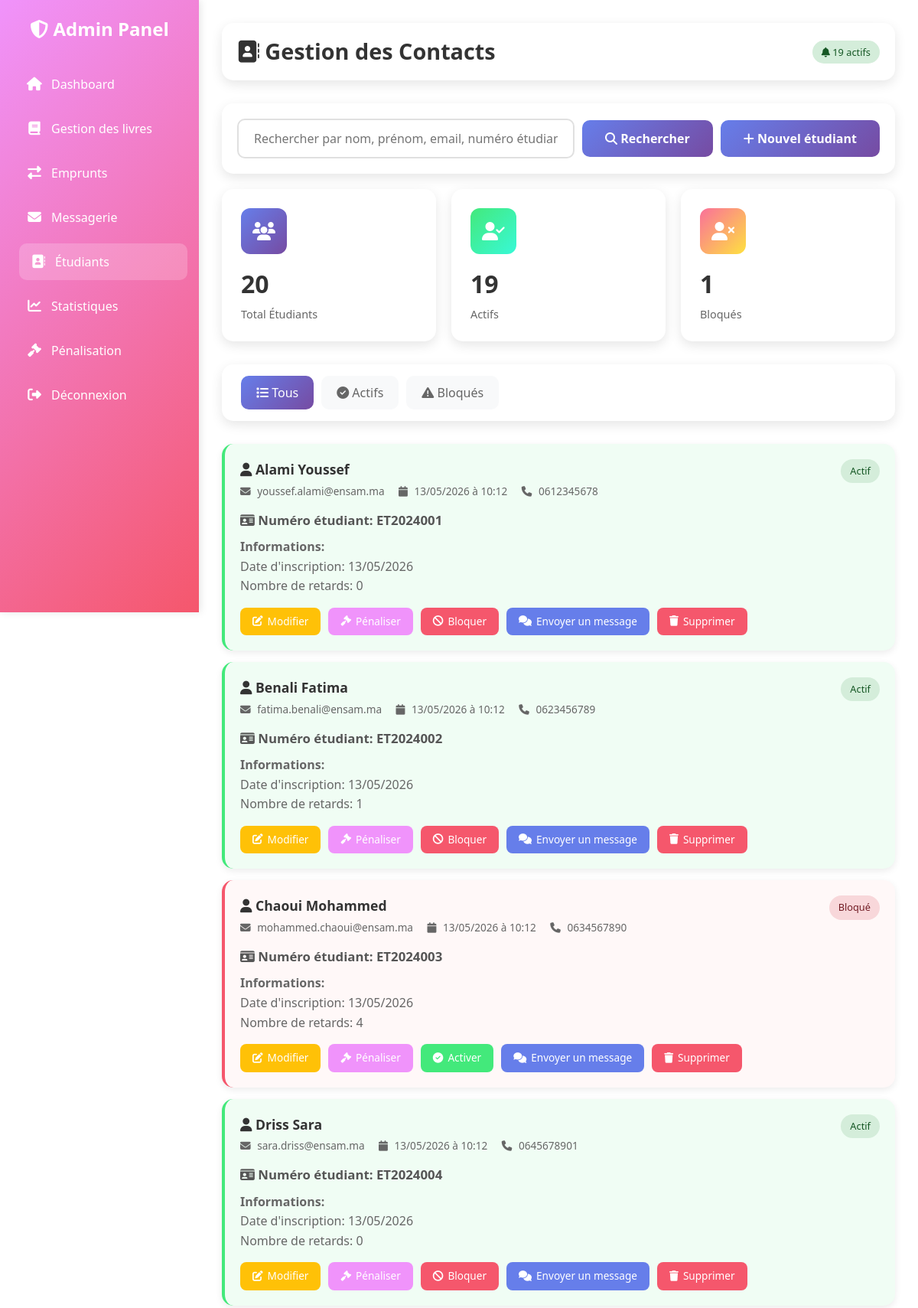
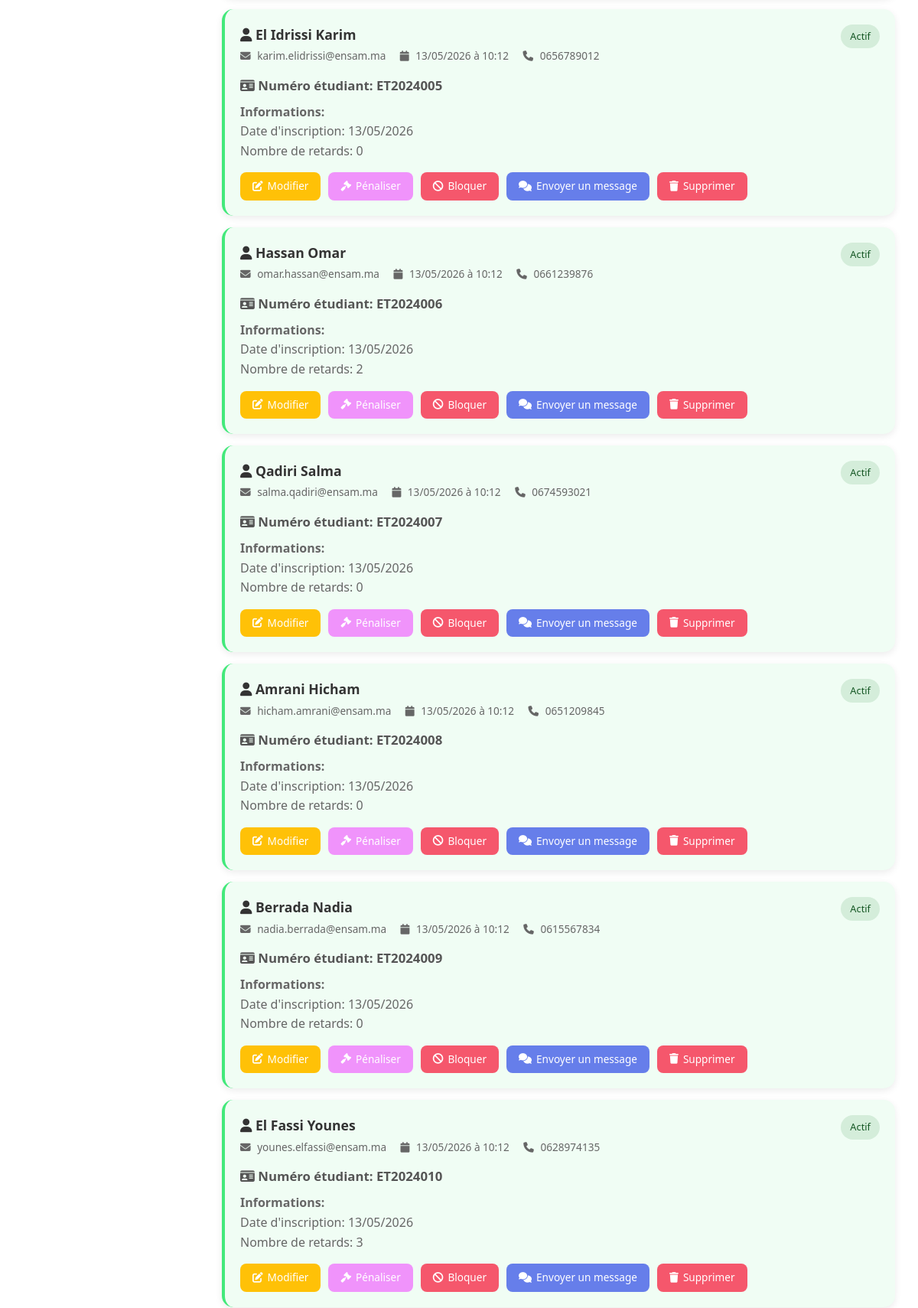
Page /views/admin/contact.php (signed in, upper part) on the committed database (2 pictures, top to bottom).
### tables this page shows
CREATE TABLE etudiant (
  id_etudiant INT AUTO_INCREMENT PRIMARY KEY,
  nom VARCHAR(100) NOT NULL,
  prenom VARCHAR(100),
  email VARCHAR(255) NOT NULL UNIQUE,
  mot_de_passe VARCHAR(255) NOT NULL,
  numero_etudiant VARCHAR(50) NOT NULL UNIQUE,
  telephone VARCHAR(20),
  statut ENUM('actif','bloque') DEFAULT 'actif',
  date_inscription DATETIME DEFAULT CURRENT_TIMESTAMP,
  nombre_retards INT DEFAULT 0
);

### views/admin/contact.php (the view, shortened to what this page needs)
<?php
require_once '../../config/config.php';
require_once '../../views/admin/panel.php';
$etudiant_edit = null;
$filtre_statut = isset($_GET['statut']) ? $_GET['statut'] : 'tous';
$recherche = $_GET['recherche'] ?? '';
$stmt = $pdo->query("
    SELECT
        COUNT(*) as total_etudiants,
        SUM(CASE WHEN statut = 'actif' THEN 1 ELSE 0 END) as total_actifs,
        SUM(CASE WHEN statut = 'bloque' THEN 1 ELSE 0 END) as total_bloques
    FROM etudiant
");
$stats = $stmt->fetch();
$sql = "SELECT e.* FROM etudiant e WHERE 1=1";
$sql .= " ORDER BY e.date_inscription DESC";
$stmt = $pdo->prepare($sql);
$params = [];
$stmt->execute($params);
$etudiants = $stmt->fetchAll();
?>
<!DOCTYPE html>
<html lang="fr">
<head>
    <link href="https://cdn.jsdelivr.net/npm/bootstrap@5.3.0/dist/css/bootstrap.min.css" rel="stylesheet">
    <link rel="stylesheet" href="https://cdnjs.cloudflare.com/ajax/libs/font-awesome/6.4.0/css/all.min.css">
    <link rel="stylesheet" href="../../assets/css/admin/contact.css">
</head>
<body>
    <div class="main-content">
        <div class="top-bar">
            <h1 class="page-title">
                <i class="fas fa-address-book"></i> Gestion des Contacts
            </h1>
            <div>
                <span class="badge-statut badge-actif">
                    <i class="fas fa-bell"></i> <?= $stats['total_actifs'] ?> actifs
                </span>
            </div>
        </div>
        <div class="search-box">
            <form method="GET" action="" class="search-form">
                <input type="text"
                       name="recherche"
                       class="search-input"
                       placeholder="Rechercher par nom, prénom, email, numéro étudiant ou téléphone..."
                       value="<?= htmlspecialchars($recherche) ?>">
                <button type="submit" class="btn-search">
                    <i class="fas fa-search"></i> Rechercher
                </button>
                <?php if (!isset($_GET['add']) && !$etudiant_edit): ?>
                    <a href="?add=1" class="btn-search">
                        <i class="fas fa-plus"></i> Nouvel étudiant
                    </a>
                <?php endif; ?>
            </form>
        </div>
        <div class="stats-grid">
            <div class="stat-card purple" onclick="window.location.href='?statut=tous'">
                <div class="stat-icon">
                    <i class="fas fa-users"></i>
                </div>
                <div class="stat-value"><?= $stats['total_etudiants'] ?></div>
                <div class="stat-label">Total Étudiants</div>
            </div>
            <div class="stat-card green" onclick="window.location.href='?statut=actif'">
                <div class="stat-icon">
                    <i class="fas fa-user-check"></i>
                </div>
                <div class="stat-value"><?= $stats['total_actifs'] ?></div>
                <div class="stat-label">Actifs</div>
            </div>
            <div class="stat-card orange" onclick="window.location.href='?statut=bloque'">
                <div class="stat-icon">
                    <i class="fas fa-user-times"></i>
                </div>
                <div class="stat-value"><?= $stats['total_bloques'] ?></div>
                <div class="stat-label">Bloqués</div>
            </div>
        </div>
        <div class="filter-tabs">
            <a href="?statut=tous<?= $recherche ? '&recherche=' . urlencode($recherche) : '' ?>"
               class="filter-btn <?= $filtre_statut === 'tous' ? 'active' : '' ?>">
                <i class="fas fa-list"></i> Tous
            </a>
            <a href="?statut=actif<?= $recherche ? '&recherche=' . urlencode($recherche) : '' ?>"
               class="filter-btn <?= $filtre_statut === 'actif' ? 'active' : '' ?>">
                <i class="fas fa-check-circle"></i> Actifs
            </a>
            <a href="?statut=bloque<?= $recherche ? '&recherche=' . urlencode($recherche) : '' ?>"
               class="filter-btn <?= $filtre_statut === 'bloque' ? 'active' : '' ?>">
                <i class="fas fa-exclamation-triangle"></i> Bloqués
            </a>
        </div>
        <?php if (count($etudiants) > 0): ?>
            <?php foreach ($etudiants as $msg): ?>
                <div class="message-card <?= htmlspecialchars($msg['statut']) ?>">
                    <div class="message-header">
                        <div class="message-info">
                            <div class="message-sender">
                                <i class="fas fa-user"></i>
                                <?= htmlspecialchars($msg['nom']) ?>
                                <?= htmlspecialchars($msg['prenom']) ?>
                            </div>
                            <div class="message-meta">
                                <i class="fas fa-envelope"></i>
                                <?= htmlspecialchars($msg['email']) ?>
                                <span style="margin-left: 15px;">
                                    <i class="fas fa-calendar"></i>
                                    <?= date('d/m/Y à H:i', strtotime($msg['date_inscription'])) ?>
                                </span>
                                <?php if ($msg['telephone']): ?>
                                    <span style="margin-left: 15px;">
                                        <i class="fas fa-phone"></i>
                                        <?= htmlspecialchars($msg['telephone']) ?>
                                    </span>
                                <?php endif; ?>
                            </div>
                        </div>
                        <span class="badge-statut badge-<?= str_replace('_', '-', $msg['statut']) ?>">
                            <?php
                            $statuts = [
                                'actif' => 'Actif',
                                'bloque' => 'Bloqué'
                            ];
                            echo $statuts[$msg['statut']] ?? $msg['statut'];
                            ?>
                        </span>
                    </div>
                    <div class="message-subject">
                        <i class="fas fa-id-card"></i>
                        Numéro étudiant: <?= htmlspecialchars($msg['numero_etudiant']) ?>
                    </div>
                    <div class="message-body">
                        <strong>Informations:</strong><br>
                        Date d'inscription: <?= date('d/m/Y', strtotime($msg['date_inscription'])) ?><br>
                        Nombre de retards: <?= htmlspecialchars($msg['nombre_retards'] ?? 0) ?>
                    </div>
                    <div class="message-actions">
                        <a href="?edit=<?= $msg['id_etudiant'] ?>" class="btn-action btn-edit">
                            <i class="fas fa-edit"></i> Modifier
                        </a>
                        <a href="penalisation.php?id_etudiant=<?= $msg['id_etudiant'] ?>" class="btn-action" style="background: #f093fb; color: white;">
                            <i class="fas fa-gavel"></i> Pénaliser
                        </a>
                        <?php if ($msg['statut'] === 'actif'): ?>
                            <form method="POST" style="display: inline;">
                                <button type="submit" name="bloquer" class="btn-action btn-supprimer"
                                        onclick="return confirm('Voulez-vous vraiment bloquer cet étudiant ?');">
                                    <i class="fas fa-ban"></i> Bloquer
                                </button>
                            </form>
                        <?php else: ?>
                            <form method="POST" style="display: inline;">
                                <button type="submit" name="activer" class="btn-action btn-traite"
                                        onclick="return confirm('Voulez-vous vraiment activer cet étudiant ?');">
                                    <i class="fas fa-check-circle"></i> Activer
                                </button>
                            </form>
                        <?php endif; ?>
                        <a href="messagerie.php?id_etudiant=<?= $msg['id_etudiant'] ?>"
                           class="btn-action btn-email">
                            <i class="fas fa-comments"></i> Envoyer un message
                        </a>
                        <form method="POST" style="display: inline;"
                              onsubmit="return confirm('Voulez-vous vraiment supprimer cet étudiant ?');">
                            <button type="submit" name="supprimer" class="btn-action btn-supprimer">
                                <i class="fas fa-trash"></i> Supprimer
                            </button>
                        </form>
                    </div>
                </div>
            <?php endforeach; ?>
        <?php endif; ?>
    </div>
</body>
</html>

### assets/css/admin/contact.css (style rules this page uses)
.top-bar { background: white; padding: 20px; border-radius: 15px; box-shadow: 0 5px 15px rgba(0,0,0,0.1); margin-bottom: 30px; display: flex; justify-content: space-between; align-items: center; }
.page-title { font-size: 1.8rem; font-weight: 700; color: #333; margin: 0; }
.stats-grid { display: grid; grid-template-columns: repeat(auto-fit, minmax(250px, 1fr)); gap: 20px; margin-bottom: 30px; }
.stat-card { background: white; padding: 25px; border-radius: 15px; box-shadow: 0 5px 15px rgba(0,0,0,0.1); position: relative; overflow: hidden; cursor: pointer; transition: transform 0.3s ease; }
.stat-icon { width: 60px; height: 60px; border-radius: 12px; display: flex; align-items: center; justify-content: center; font-size: 24px; color: white; margin-bottom: 15px; }
.stat-card.purple .stat-icon { background: linear-gradient(135deg, #667eea 0%, #764ba2 100%); }
.stat-card.green .stat-icon { background: linear-gradient(135deg, #43e97b 0%, #38f9d7 100%); }
.stat-card.orange .stat-icon { background: linear-gradient(135deg, #fa709a 0%, #fee140 100%); }
.stat-value { font-size: 2rem; font-weight: 700; color: #333; margin-bottom: 5px; }
.stat-label { color: #666; font-size: 0.9rem; }
.filter-tabs { background: white; padding: 15px 25px; border-radius: 15px; box-shadow: 0 5px 15px rgba(0,0,0,0.1); margin-bottom: 30px; display: flex; gap: 10px; flex-wrap: wrap; }
.filter-btn { padding: 10px 20px; border: none; border-radius: 10px; background: #f8f9fa; color: #666; font-weight: 500; cursor: pointer; transition: all 0.3s ease; text-decoration: none; }
.filter-btn.active { background: linear-gradient(135deg, #667eea 0%, #764ba2 100%); color: white; }
.message-card { background: white; padding: 20px; border-radius: 15px; box-shadow: 0 3px 10px rgba(0,0,0,0.08); margin-bottom: 15px; border-left: 4px solid #e0e0e0; transition: all 0.3s ease; }
.message-card.actif { border-left-color: #43e97b; background: #f0fdf4; }
.message-card.bloque { border-left-color: #f5576c; background: #fff8f8; }
.message-header { display: flex; justify-content: space-between; align-items: start; margin-bottom: 15px; flex-wrap: wrap; gap: 10px; }
.message-info { flex: 1; }
.message-sender { font-weight: 600; color: #333; font-size: 1.1rem; margin-bottom: 5px; }
.message-meta { color: #666; font-size: 0.85rem; }
.message-meta i { margin-right: 5px; }
.message-subject { font-weight: 600; color: #555; margin-bottom: 10px; font-size: 1.05rem; }
.message-body { color: #666; line-height: 1.6; margin-bottom: 15px; }
.message-actions { display: flex; gap: 10px; flex-wrap: wrap; }
.btn-action { padding: 8px 16px; border: none; border-radius: 8px; font-size: 0.85rem; font-weight: 500; cursor: pointer; transition: all 0.3s ease; display: inline-flex; align-items: center; gap: 6px; text-decoration: none; }
.btn-traite { background: #43e97b; color: white; }
.btn-supprimer { background: #f5576c; color: white; }
.btn-email { background: #667eea; color: white; }
.btn-edit { background: #ffc107; color: white; }
.badge-statut { padding: 6px 12px; border-radius: 20px; font-size: 0.8rem; font-weight: 500; }
.badge-actif { background: #d4edda; color: #155724; }
.badge-bloque { background: #f8d7da; color: #721c24; }
.search-box { background: white; padding: 20px; border-radius: 15px; box-shadow: 0 5px 15px rgba(0,0,0,0.1); margin-bottom: 20px; }
.search-form { display: flex; gap: 10px; align-items: center; flex-wrap: wrap; }
.search-input { flex: 1; min-width: 250px; padding: 12px 20px; border: 2px solid #e0e0e0; border-radius: 10px; font-size: 1rem; transition: all 0.3s ease; }
.btn-search { padding: 12px 30px; background: linear-gradient(135deg, #667eea 0%, #764ba2 100%); color: white; border: none; border-radius: 10px; font-weight: 600; cursor: pointer; transition: all 0.3s ease; text-decoration: none; display: inline-block; }

### views/admin/panel.php (style rules this page uses)
body { font-family: 'Poppins', sans-serif; background-color: #f5f7fa; }
.main-content { margin-left: 260px; padding: 30px; }

### rows in the picture
etudiant: nom "Alami", prenom "Youssef", email "youssef.alami@ensam.ma", date_inscription "13/05/2026 à 10:12", telephone "0612345678", statut "Actif", numero_etudiant "ET2024001", date_inscription "13/05/2026", nombre_retards "0"
etudiant: nom "Benali", prenom "Fatima", email "fatima.benali@ensam.ma", date_inscription "13/05/2026 à 10:12", telephone "0623456789", statut "Actif", numero_etudiant "ET2024002", date_inscription "13/05/2026", nombre_retards "1"
etudiant: nom "Chaoui", prenom "Mohammed", email "mohammed.chaoui@ensam.ma", date_inscription "13/05/2026 à 10:12", telephone "0634567890", statut "Bloqué", numero_etudiant "ET2024003", date_inscription "13/05/2026", nombre_retards "4"
etudiant: nom "Driss", prenom "Sara", email "sara.driss@ensam.ma", date_inscription "13/05/2026 à 10:12", telephone "0645678901", statut "Actif", numero_etudiant "ET2024004", date_inscription "13/05/2026", nombre_retards "0"
etudiant: nom "El Idrissi", prenom "Karim", email "karim.elidrissi@ensam.ma", date_inscription "13/05/2026 à 10:12", telephone "0656789012", statut "Actif", numero_etudiant "ET2024005", date_inscription "13/05/2026", nombre_retards "0"
etudiant: nom "Hassan", prenom "Omar", email "omar.hassan@ensam.ma", date_inscription "13/05/2026 à 10:12", telephone "0661239876", statut "Actif", numero_etudiant "ET2024006", date_inscription "13/05/2026", nombre_retards "2"
etudiant: nom "Qadiri", prenom "Salma", email "salma.qadiri@ensam.ma", date_inscription "13/05/2026 à 10:12", telephone "0674593021", statut "Actif", numero_etudiant "ET2024007", date_inscription "13/05/2026", nombre_retards "0"
etudiant: nom "Amrani", prenom "Hicham", email "hicham.amrani@ensam.ma", date_inscription "13/05/2026 à 10:12", telephone "0651209845", statut "Actif", numero_etudiant "ET2024008", date_inscription "13/05/2026", nombre_retards "0"
etudiant: nom "Berrada", prenom "Nadia", email "nadia.berrada@ensam.ma", date_inscription "13/05/2026 à 10:12", telephone "0615567834", statut "Actif", numero_etudiant "ET2024009", date_inscription "13/05/2026", nombre_retards "0"
etudiant: nom "El Fassi", prenom "Younes", email "younes.elfassi@ensam.ma", date_inscription "13/05/2026 à 10:12", telephone "0628974135", statut "Actif", numero_etudiant "ET2024010", date_inscription "13/05/2026", nombre_retards "3"

### other values in the picture
$stats['total_actifs'] "19"
$stats['total_etudiants'] "20"
$stats['total_bloques'] "1"
